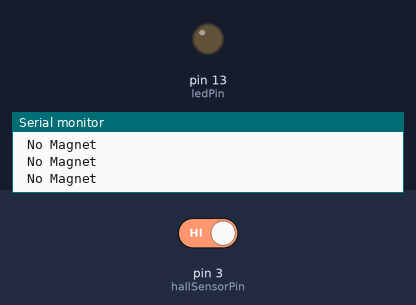
The sketch below on a simulated Arduino Uno, built with avr-gcc and run on an emulated ATmega328P. Parts: output pins drawn as LEDs (lit = HIGH), the last lines printed to the serial monitor. The test bench sets the inputs (shaded band); at power-on: pin 3 (hallSensorPin) HIGH.

Above: at 1.2 s.
1.3 s: pin 3 (hallSensorPin) driven LOW
At 1.9 s:
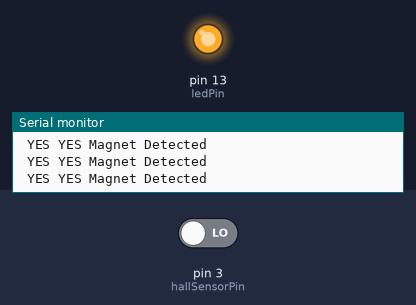
2.8 s: pin 3 (hallSensorPin) driven HIGH
At 4.1 s:
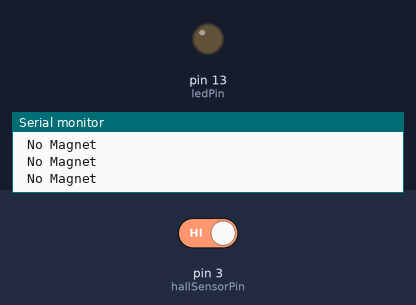
Timing chart, 0 to 5.8 s (numbered marks = the images above; inputs shaded):
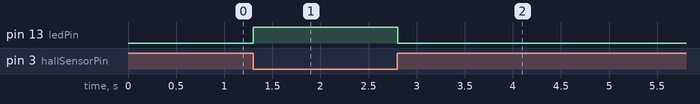

Measured:
- after the input at 1.3 s, pin 13 (ledPin): LOW → HIGH at once
- after the input at 2.8 s, pin 13 (ledPin): HIGH → LOW at once

The sketch:

Hall_Mag_Sensor_Test_WORKS.ino
```cpp
   //////////////////////////////////////////////
  //        HALL EFFECT SENSOR DEMO           //
 //                                          //
//           http://www.educ8s.tv           //
/////////////////////////////////////////////
int hallSensorPin = 3;
int ledPin =  13;
int state = 0;

void setup() {
  Serial.begin (115200);
  pinMode(ledPin, OUTPUT);
  pinMode(hallSensorPin, INPUT);
}
void loop(){

  state = digitalRead(hallSensorPin);
  if (state == LOW) {
    digitalWrite(ledPin, HIGH);
    Serial.println (" YES YES Magnet Detected");
    delay (5);
  }
  else {
    digitalWrite(ledPin, LOW);
    Serial.println (" No Magnet ");
    delay (5) ;
  }
}
```
